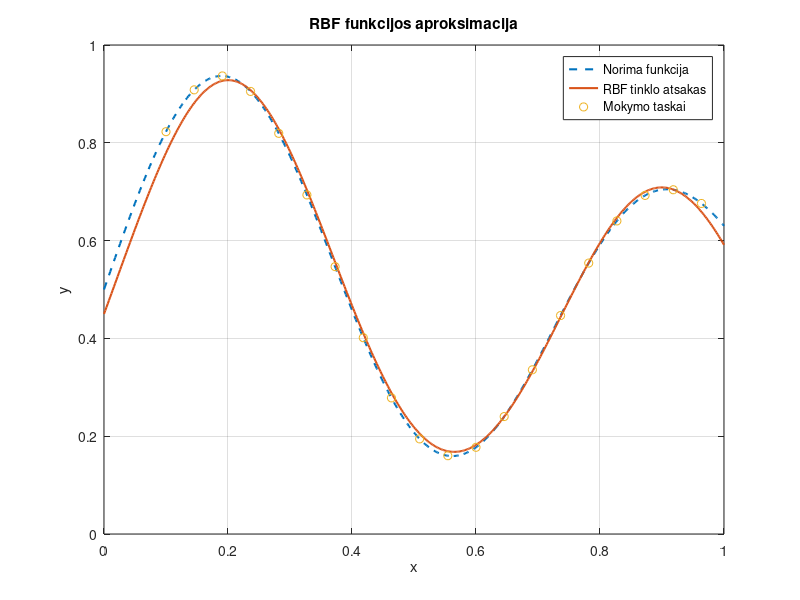
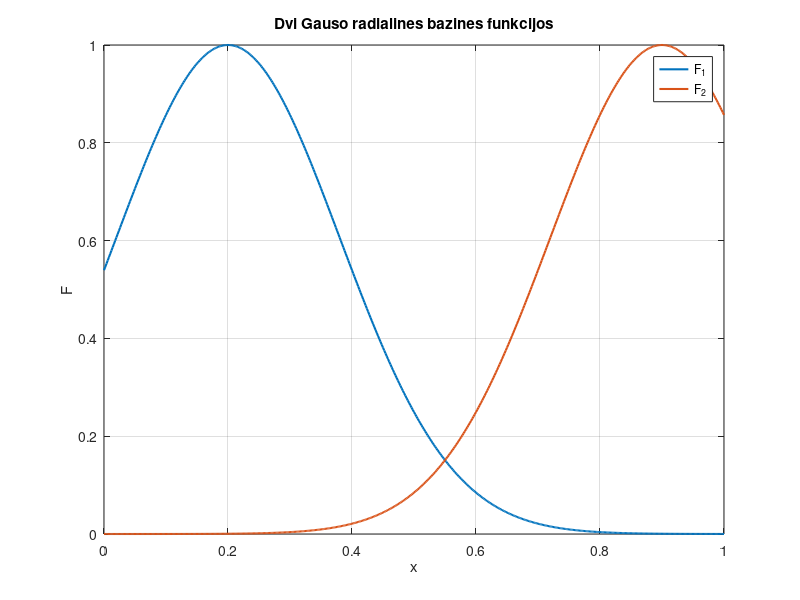
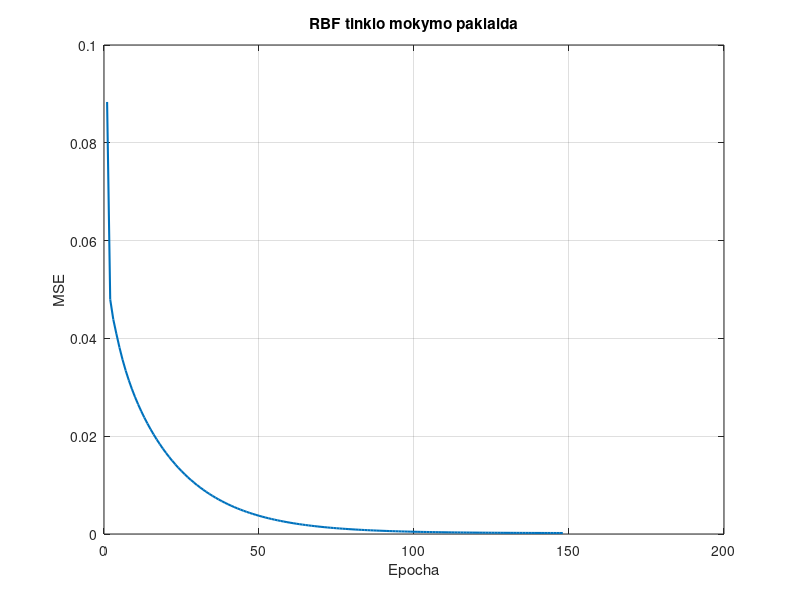

These charts were generated, in order, by the following MATLAB code:
%% IS LAB 3 - PAGRINDINE UZDUOTIS
% RBF / SBF tinklas funkcijos aproksimavimui
%
% Struktura:
%   x -> 2 Gauso radialines bazines funkcijos -> tiesinis isejimas y
%
% F = exp(-(x-c)^2/(2*r^2))
%
% c1, c2, r1, r2 parenkami RANKINIU BUDU.
% Mokomi tik isejimo sluoksnio parametrai:
% w1, w2, w0.
%
% Atnaujinimas toks pats principas kaip perceptrono/LMS:
% w_new = w_old + eta*e*input

clear;
clc;
close all;

%% 1. Mokymo duomenys

x = 0.1:1/22:1;

% Norimas atsakas d
d = (1 + 0.6*sin(2*pi*x/0.7) + 0.3*sin(2*pi*x))/2;

%% 2. RBF parametrai parenkami rankiniu budu

% 1 RBF centras ir spindulys
c1 = 0.20;
r1 = 0.18;

% 2 RBF centras ir spindulys
c2 = 0.90;
r2 = 0.18;

%% 3. Pradines isejimo svoriu reiksmes

w1 = rand(1);
w2 = rand(1);
w0 = rand(1);

%% 4. Mokymo parametrai

eta = 0.05;
MSE = 1;
epoch = 0;
maxEpochs = 10000;
MSE_goal = 0.0002;

%% 5. Mokymas

while MSE > MSE_goal && epoch < maxEpochs

    epoch = epoch + 1;
    error_sum = 0;

    for i = 1:length(x)

        %% Gauso radialines bazines funkcijos

        F1 = exp(-(x(i)-c1)^2/(2*r1^2));
        F2 = exp(-(x(i)-c2)^2/(2*r2^2));

        %% Tiesinis isejimo neuronas

        y = F1*w1 + F2*w2 + w0;

        %% Klaida

        e = d(i) - y;

        error_sum = error_sum + e^2;

        %% Isejimo parametru atnaujinimas

        w1 = w1 + eta*e*F1;
        w2 = w2 + eta*e*F2;
        w0 = w0 + eta*e;

    end

    %% Vidutine kvadratine paklaida

    MSE = error_sum/length(x);
    MSE_history(epoch) = MSE;

end

%% 6. Rezultatai

fprintf('--- IS LAB 3 PAGRINDINE UZDUOTIS ---\n');
fprintf('Epochu skaicius = %d\n', epoch);
fprintf('MSE = %.8f\n\n', MSE);

fprintf('Rankiniu budu parinkti RBF parametrai:\n');
fprintf('c1 = %.4f, r1 = %.4f\n', c1, r1);
fprintf('c2 = %.4f, r2 = %.4f\n\n', c2, r2);

fprintf('Ismokti isejimo parametrai:\n');
fprintf('w1 = %.6f\n', w1);
fprintf('w2 = %.6f\n', w2);
fprintf('w0 = %.6f\n', w0);

%% 7. Tinklo patikrinimas tankiame tasku tinklelyje

x_test = 0:0.002:1;

for i = 1:length(x_test)

    F1_test(i) = exp(-(x_test(i)-c1)^2/(2*r1^2));
    F2_test(i) = exp(-(x_test(i)-c2)^2/(2*r2^2));

    y_test(i) = F1_test(i)*w1 + F2_test(i)*w2 + w0;

end

d_test = (1 + 0.6*sin(2*pi*x_test/0.7) + ...
              0.3*sin(2*pi*x_test))/2;

%% 8. Aproksimavimo grafikas

figure;

plot(x_test,d_test,'--','LineWidth',1.5);
hold on;
plot(x_test,y_test,'LineWidth',1.5);
plot(x,d,'o','MarkerSize',6);

grid on;

xlabel('x');
ylabel('y');

legend('Norima funkcija', ...
       'RBF tinklo atsakas', ...
       'Mokymo taskai', ...
       'Location','best');

title('RBF funkcijos aproksimacija');

%% 9. RBF funkciju grafikas

figure;

plot(x_test,F1_test,'LineWidth',1.5);
hold on;
plot(x_test,F2_test,'LineWidth',1.5);

grid on;

xlabel('x');
ylabel('F');

legend('F_1','F_2');
title('Dvi Gauso radialines bazines funkcijos');

%% 10. Mokymo paklaidos grafikas

figure;

plot(1:length(MSE_history),MSE_history,'LineWidth',1.5);

grid on;

xlabel('Epocha');
ylabel('MSE');

title('RBF tinklo mokymo paklaida');
